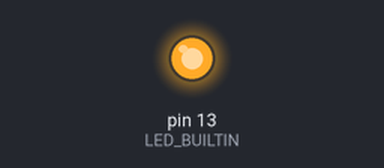
Bench run of a sketch on a simulated Arduino Uno, built with avr-gcc and run on an emulated ATmega328P. Shown: output pins drawn as LEDs (lit = HIGH).

Above: at 0.15 s.
At 8.3 s:
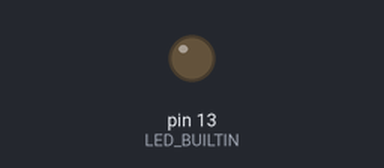
Timing chart, 0 to 14.3 s (numbered marks = the images above):
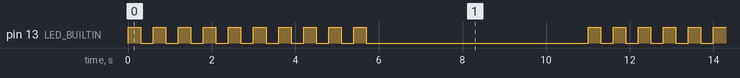

The sketch:

K04_7_for_Schleife.ino
```cpp
void setup() {
  pinMode(LED_BUILTIN, OUTPUT);
}

void loop() {
  for(byte Zaehler = 1; Zaehler <= 10; Zaehler++)
  {
    digitalWrite(LED_BUILTIN, HIGH);
    delay(300);
    digitalWrite(LED_BUILTIN, LOW);
    delay(300);
  }
  delay(5000);
}
```

Measured:
- by itself, pin 13 (LED_BUILTIN): repeats every 11.0 s: 9 × (LOW 0.30 s, HIGH 0.30 s), LOW 5.3 s, HIGH 0.30 s
- by itself, everything shown: repeats every 11.0 s, in 20 steps
